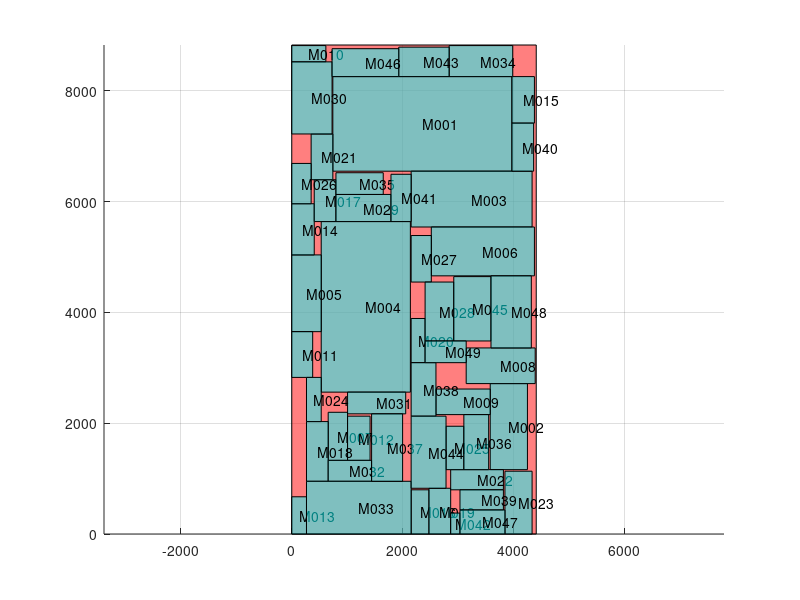

MATLAB code for this plot:
axis equal;
hold on;
grid on;

block_x=[0 0 4415.31 4415.31 0 ];
block_y=[0 8830.62 8830.62 0 0 ];
fill(block_x,block_y,'r','facealpha',0.5);
block_x=[742 742 3976 3976 742 ];
block_y=[6552 8260 8260 6552 6552 ];
fill(block_x,block_y,'c','facealpha',0.5);
text(2359, 7406, 'M001');

block_x=[3584 3584 4256 4256 3584 ];
block_y=[1162 2716 2716 1162 1162 ];
fill(block_x,block_y,'c','facealpha',0.5);
text(3920, 1939, 'M002');

block_x=[2156 2156 4340 4340 2156 ];
block_y=[5544 6552 6552 5544 5544 ];
fill(block_x,block_y,'c','facealpha',0.5);
text(3248, 6048, 'M003');

block_x=[532 532 2142 2142 532 ];
block_y=[2562 5642 5642 2562 2562 ];
fill(block_x,block_y,'c','facealpha',0.5);
text(1337, 4102, 'M004');

block_x=[0 0 532 532 0 ];
block_y=[3654 5040 5040 3654 3654 ];
fill(block_x,block_y,'c','facealpha',0.5);
text(266, 4347, 'M005');

block_x=[2520 2520 4382 4382 2520 ];
block_y=[4662 5544 5544 4662 4662 ];
fill(block_x,block_y,'c','facealpha',0.5);
text(3451, 5103, 'M006');

block_x=[658 658 1008 1008 658 ];
block_y=[1330 2198 2198 1330 1330 ];
fill(block_x,block_y,'c','facealpha',0.5);
text(833, 1764, 'M007');

block_x=[3150 3150 4396 4396 3150 ];
block_y=[2716 3360 3360 2716 2716 ];
fill(block_x,block_y,'c','facealpha',0.5);
text(3773, 3038, 'M008');

block_x=[2604 2604 3584 3584 2604 ];
block_y=[2156 2618 2618 2156 2156 ];
fill(block_x,block_y,'c','facealpha',0.5);
text(3094, 2387, 'M009');

block_x=[0 0 616 616 0 ];
block_y=[8526 8820 8820 8526 8526 ];
fill(block_x,block_y,'c','facealpha',0.5);
text(308, 8673, 'M010');

block_x=[0 0 378 378 0 ];
block_y=[2828 3654 3654 2828 2828 ];
fill(block_x,block_y,'c','facealpha',0.5);
text(189, 3241, 'M011');

block_x=[1008 1008 1414 1414 1008 ];
block_y=[1330 2128 2128 1330 1330 ];
fill(block_x,block_y,'c','facealpha',0.5);
text(1211, 1729, 'M012');

block_x=[0 0 266 266 0 ];
block_y=[0 672 672 0 0 ];
fill(block_x,block_y,'c','facealpha',0.5);
text(133, 336, 'M013');

block_x=[0 0 406 406 0 ];
block_y=[5040 5964 5964 5040 5040 ];
fill(block_x,block_y,'c','facealpha',0.5);
text(203, 5502, 'M014');

block_x=[3976 3976 4382 4382 3976 ];
block_y=[7420 8260 8260 7420 7420 ];
fill(block_x,block_y,'c','facealpha',0.5);
text(4179, 7840, 'M015');

block_x=[2156 2156 2478 2478 2156 ];
block_y=[0 798 798 0 0 ];
fill(block_x,block_y,'c','facealpha',0.5);
text(2317, 399, 'M016');

block_x=[406 406 798 798 406 ];
block_y=[5642 6398 6398 5642 5642 ];
fill(block_x,block_y,'c','facealpha',0.5);
text(602, 6020, 'M017');

block_x=[266 266 658 658 266 ];
block_y=[952 2030 2030 952 952 ];
fill(block_x,block_y,'c','facealpha',0.5);
text(462, 1491, 'M018');

block_x=[2478 2478 2870 2870 2478 ];
block_y=[0 826 826 0 0 ];
fill(block_x,block_y,'c','facealpha',0.5);
text(2674, 413, 'M019');

block_x=[2156 2156 2408 2408 2156 ];
block_y=[3094 3892 3892 3094 3094 ];
fill(block_x,block_y,'c','facealpha',0.5);
text(2282, 3493, 'M020');

block_x=[350 350 742 742 350 ];
block_y=[6398 7224 7224 6398 6398 ];
fill(block_x,block_y,'c','facealpha',0.5);
text(546, 6811, 'M021');

block_x=[2870 2870 3822 3822 2870 ];
block_y=[798 1162 1162 798 798 ];
fill(block_x,block_y,'c','facealpha',0.5);
text(3346, 980, 'M022');

block_x=[3850 3850 4340 4340 3850 ];
block_y=[0 1134 1134 0 0 ];
fill(block_x,block_y,'c','facealpha',0.5);
text(4095, 567, 'M023');

block_x=[266 266 532 532 266 ];
block_y=[2030 2828 2828 2030 2030 ];
fill(block_x,block_y,'c','facealpha',0.5);
text(399, 2429, 'M024');

block_x=[2786 2786 3108 3108 2786 ];
block_y=[1162 1946 1946 1162 1162 ];
fill(block_x,block_y,'c','facealpha',0.5);
text(2947, 1554, 'M025');

block_x=[0 0 350 350 0 ];
block_y=[5964 6692 6692 5964 5964 ];
fill(block_x,block_y,'c','facealpha',0.5);
text(175, 6328, 'M026');

block_x=[2156 2156 2520 2520 2156 ];
block_y=[4550 5390 5390 4550 4550 ];
fill(block_x,block_y,'c','facealpha',0.5);
text(2338, 4970, 'M027');

block_x=[2408 2408 2926 2926 2408 ];
block_y=[3486 4550 4550 3486 3486 ];
fill(block_x,block_y,'c','facealpha',0.5);
text(2667, 4018, 'M028');

block_x=[798 798 1792 1792 798 ];
block_y=[5642 6132 6132 5642 5642 ];
fill(block_x,block_y,'c','facealpha',0.5);
text(1295, 5887, 'M029');

block_x=[0 0 728 728 0 ];
block_y=[7224 8526 8526 7224 7224 ];
fill(block_x,block_y,'c','facealpha',0.5);
text(364, 7875, 'M030');

block_x=[1008 1008 2058 2058 1008 ];
block_y=[2170 2562 2562 2170 2170 ];
fill(block_x,block_y,'c','facealpha',0.5);
text(1533, 2366, 'M031');

block_x=[658 658 1442 1442 658 ];
block_y=[952 1330 1330 952 952 ];
fill(block_x,block_y,'c','facealpha',0.5);
text(1050, 1141, 'M032');

block_x=[266 266 2156 2156 266 ];
block_y=[0 952 952 0 0 ];
fill(block_x,block_y,'c','facealpha',0.5);
text(1211, 476, 'M033');

block_x=[2842 2842 3990 3990 2842 ];
block_y=[8260 8820 8820 8260 8260 ];
fill(block_x,block_y,'c','facealpha',0.5);
text(3416, 8540, 'M034');

block_x=[798 798 1652 1652 798 ];
block_y=[6132 6524 6524 6132 6132 ];
fill(block_x,block_y,'c','facealpha',0.5);
text(1225, 6328, 'M035');

block_x=[3108 3108 3556 3556 3108 ];
block_y=[1162 2156 2156 1162 1162 ];
fill(block_x,block_y,'c','facealpha',0.5);
text(3332, 1659, 'M036');

block_x=[1442 1442 2002 2002 1442 ];
block_y=[952 2170 2170 952 952 ];
fill(block_x,block_y,'c','facealpha',0.5);
text(1722, 1561, 'M037');

block_x=[2156 2156 2604 2604 2156 ];
block_y=[2128 3094 3094 2128 2128 ];
fill(block_x,block_y,'c','facealpha',0.5);
text(2380, 2611, 'M038');

block_x=[3038 3038 3822 3822 3038 ];
block_y=[434 798 798 434 434 ];
fill(block_x,block_y,'c','facealpha',0.5);
text(3430, 616, 'M039');

block_x=[3976 3976 4368 4368 3976 ];
block_y=[6552 7420 7420 6552 6552 ];
fill(block_x,block_y,'c','facealpha',0.5);
text(4172, 6986, 'M040');

block_x=[1792 1792 2156 2156 1792 ];
block_y=[5642 6496 6496 5642 5642 ];
fill(block_x,block_y,'c','facealpha',0.5);
text(1974, 6069, 'M041');

block_x=[2870 2870 3038 3038 2870 ];
block_y=[0 378 378 0 0 ];
fill(block_x,block_y,'c','facealpha',0.5);
text(2954, 189, 'M042');

block_x=[1932 1932 2842 2842 1932 ];
block_y=[8260 8792 8792 8260 8260 ];
fill(block_x,block_y,'c','facealpha',0.5);
text(2387, 8526, 'M043');

block_x=[2156 2156 2786 2786 2156 ];
block_y=[826 2128 2128 826 826 ];
fill(block_x,block_y,'c','facealpha',0.5);
text(2471, 1477, 'M044');

block_x=[2926 2926 3598 3598 2926 ];
block_y=[3486 4648 4648 3486 3486 ];
fill(block_x,block_y,'c','facealpha',0.5);
text(3262, 4067, 'M045');

block_x=[728 728 1932 1932 728 ];
block_y=[8260 8764 8764 8260 8260 ];
fill(block_x,block_y,'c','facealpha',0.5);
text(1330, 8512, 'M046');

block_x=[3038 3038 3850 3850 3038 ];
block_y=[0 434 434 0 0 ];
fill(block_x,block_y,'c','facealpha',0.5);
text(3444, 217, 'M047');

block_x=[3598 3598 4326 4326 3598 ];
block_y=[3360 4662 4662 3360 3360 ];
fill(block_x,block_y,'c','facealpha',0.5);
text(3962, 4011, 'M048');

block_x=[2408 2408 3150 3150 2408 ];
block_y=[3094 3486 3486 3094 3094 ];
fill(block_x,block_y,'c','facealpha',0.5);
text(2779, 3290, 'M049');

